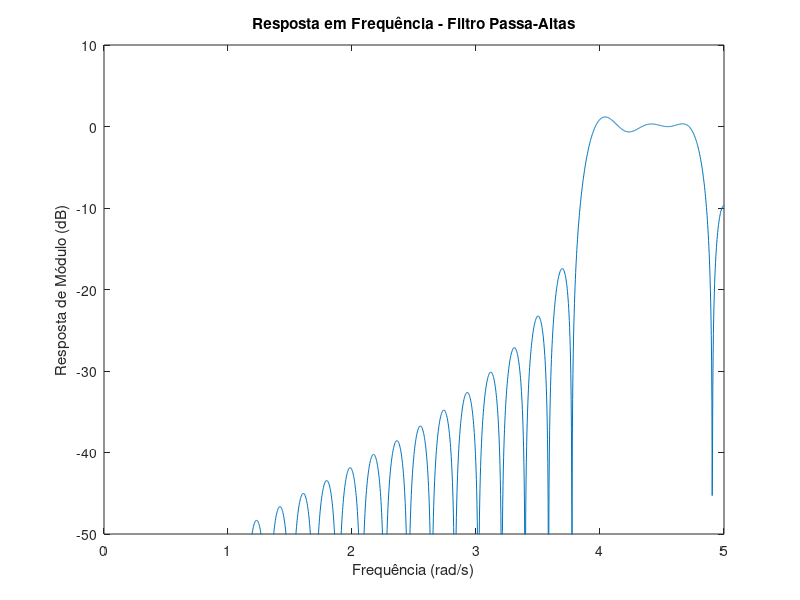

Source code (MATLAB):
clear all; close all; clc;

% Parâmetros do filtro
M = 52; % Comprimento do filtro menos um
N = M + 1; % Comprimento do filtro
Omega_r = 4.0; % Frequência de corte da banda de passagem
Omega_p = 4.2; % Frequência de corte da banda de rejeição
Omega_s = 10.0; % Frequência de amostragem

% Calcular índices de truncamento
kp = floor(N * Omega_p / Omega_s);
kr = floor(N * Omega_r / Omega_s);

A = [zeros(1, kr) ones(1, M/2 - kp + 1)];

% Calcular coeficientes do filtro FIR passa-altas
k = 1:(M-1)/2;

for n = 0:M
    h(n+1) = A(1) * cos(pi * n) + 2 * sum((-1).^k .* A(k+1) .* cos(pi * k * (1 + 2*n) / N));
end

% Normalizar coeficientes
h = h ./ N;

% Calcular resposta em frequência
[H, w] = freqz(h, 1, 2048, Omega_s);

% Plotar resposta em frequência
figure;
plot(w, 20*log10(abs(H)));
axis([0 5 -50 10]);
ylabel('Resposta de Módulo (dB)');
xlabel('Frequência (rad/s)');
title('Resposta em Frequência - Filtro Passa-Altas');

